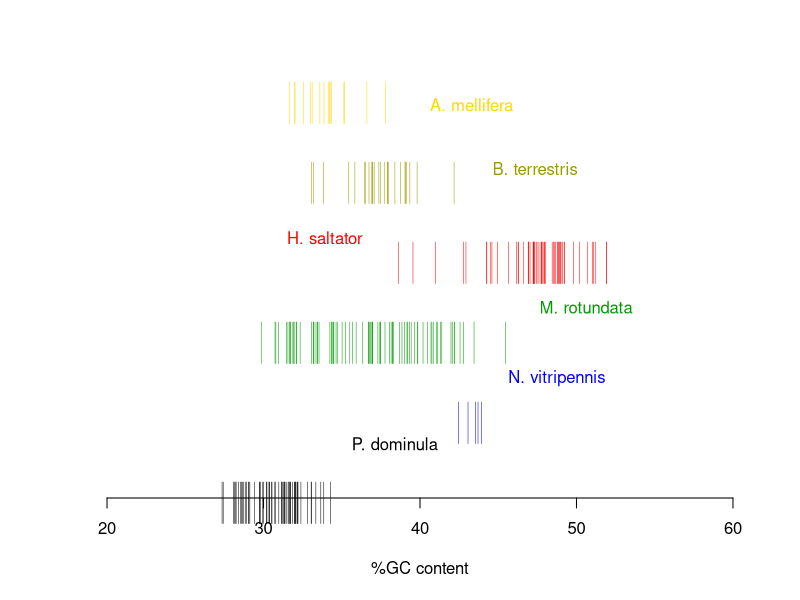

Generate this figure with R:
#!/usr/bin/env Rscript

# Import data
am <- read.table("amel.seq.dstbn.csv", sep=",", header=FALSE)
bt <- read.table("bter.seq.dstbn.csv", sep=",", header=FALSE)
hs <- read.table("hsal.seq.dstbn.csv", sep=",", header=FALSE)
mr <- read.table("mrot.seq.dstbn.csv", sep=",", header=FALSE)
nv <- read.table("nvit.seq.dstbn.csv", sep=",", header=FALSE)
pd <- read.table("pdom.seq.dstbn.csv", sep=",", header=FALSE)

# Calculate GC content
am$GCcontent <- 100 * am$V3 / am$V2
bt$GCcontent <- 100 * bt$V3 / bt$V2
hs$GCcontent <- 100 * hs$V3 / hs$V2
mr$GCcontent <- 100 * mr$V3 / mr$V2
nv$GCcontent <- 100 * nv$V3 / nv$V2
pd$GCcontent <- 100 * pd$V3 / pd$V2

# Filter out sequences shorter than 1 Mbp
amel <- am[am$V4 >= 1000000,]
bter <- bt[bt$V4 >= 1000000,]
hsal <- hs[hs$V4 >= 1000000,]
mrot <- mr[mr$V4 >= 1000000,]
nvit <- nv[nv$V4 >= 1000000,]
pdom <- pd[pd$V4 >= 1000000,]

# Compute histograms of GC content
amel.h <- hist(amel$GCcontent, plot=FALSE)
bter.h <- hist(bter$GCcontent, plot=FALSE)
hsal.h <- hist(hsal$GCcontent, plot=FALSE)
mrot.h <- hist(mrot$GCcontent, plot=FALSE)
nvit.h <- hist(nvit$GCcontent, plot=FALSE)
pdom.h <- hist(pdom$GCcontent, plot=FALSE)

png("hym-gc-dists.png", height=1000, width=1000, res=150)
plot(0, yaxt="n", ylab="", ylim=c(0,1), xlim=c(20, 60), xlab="%GC content", bty='n')
rug(amel$GCcontent, col="gold",    side=3, ticksize=.1, line=0)
rug(bter$GCcontent, col="#999900", side=3, ticksize=.1, line=-4)
rug(hsal$GCcontent, col="red",     side=3, ticksize=.1, line=-8)
rug(mrot$GCcontent, col="#009900", side=3, ticksize=.1, line=-12)
rug(nvit$GCcontent, col="blue",    side=3, ticksize=.1, line=-16)
rug(pdom$GCcontent, col="black",   side=3, ticksize=.1, line=-20)
text(40, 0.975, "A. mellifera",   col="gold",    pos=4)
text(44, 0.81,  "B. terrestris",  col="#999900", pos=4)
text(37, 0.63,  "H. saltator",    col="red",     pos=2)
text(47, 0.45,  "M. rotundata",   col="#009900", pos=4)
text(45, 0.27,  "N. vitripennis", col="blue",    pos=4)
text(35, 0.095, "P. dominula",    col="black",   pos=4)
d <- dev.off()
